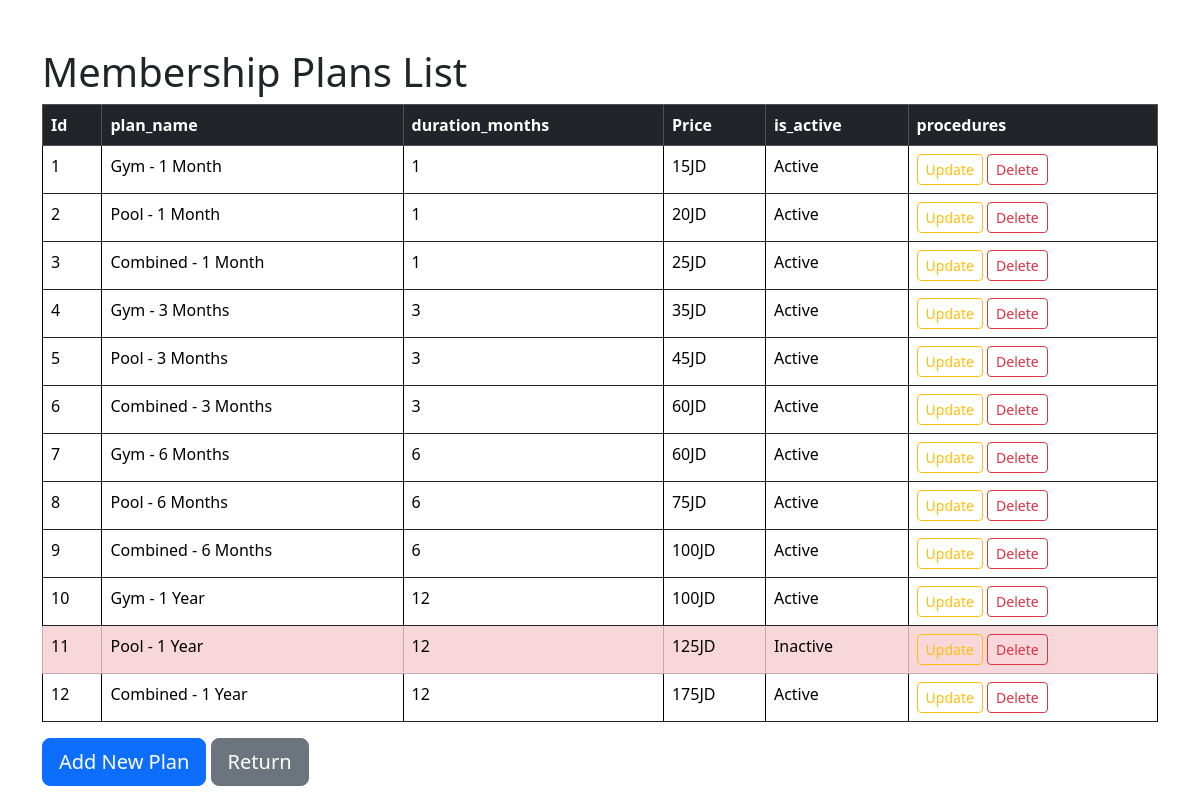
The app's page /membership_plans.php (signed in) with its own data.
### tables this page shows
CREATE TABLE IF NOT EXISTS `membership_plans` (
  `Id` int(11) NOT NULL AUTO_INCREMENT,
  `type_id` int(11) NOT NULL,
  `plan_name` varchar(50) NOT NULL,
  `duration_months` int(11) NOT NULL,
  `Price` varchar(10) NOT NULL,
  `is_active` enum('Active','Inactive') NOT NULL,
  `created_at` timestamp NULL DEFAULT current_timestamp(),
  PRIMARY KEY (`Id`),
  KEY `type_id` (`Id`),
  KEY `type_id_2` (`type_id`)
);

### membership_plans.php (the view, shortened to what this page needs)
<?php
include "database.php";
?>
<!DOCTYPE html>
<html>
<head>
<link href="https://cdn.jsdelivr.net/npm/bootstrap@5.3.8/dist/css/bootstrap.min.css" rel="stylesheet">
</head>
<body>
<div class="container mt-5">
        <h1>Membership Plans List</h1>
		 <table class="table table-bordered table-hover" style = "border: 2px;">
            <thead class="table-dark">
                <tr>
				  <th>Id</th>
				  <th>plan_name</th>
				  <th>duration_months</th>
				  <th>Price</th>
				  <th>is_active</th>
				  <th>procedures</th>
				</tr>
		</thead>
		<tbody>
		<?php
		$sql = "SELECT * FROM membership_plans";
		$result = $conn->query($sql);
		if($result->num_rows > 0) {
		while($row = $result->fetch_assoc()) {
		?>
			<tr class="<?php echo ($row['is_active'] == 'Inactive') ? 'table-danger' : ''; ?>">
			  <td><?php echo $row["Id"];?></td>
			  <td><?php echo htmlspecialchars($row['plan_name']);?></td>
			  <td><?php echo htmlspecialchars($row['duration_months']);?></td>
			  <td><?php echo htmlspecialchars($row['Price']);?></td>
			  <td><?php echo htmlspecialchars($row['is_active']); ?></td>
			  <td>
              <a href="edit_plan.php?id=<?php echo $row['Id']; ?>" class="btn btn-outline-warning btn-sm">Update</a>
              <a href="delete_plan.php?id=<?php echo $row['Id']; ?>" class="btn btn-outline-danger btn-sm" onclick="return confirm('Are you sure about deleting it?')">Delete</a>
			  </td>
			</tr>
			<?php
		}
		}
                else{
                ?>
				<tr>
                    <td colspan="10" class="text-center">No plans to display</td>
                </tr>
                <?php } ?>
            </tbody>
        </table>
		<a href="add_plan.php" class="btn btn-primary btn-lg">Add New Plan</a>
		<a href="dashboard.php" class="btn btn-secondary btn-lg">Return</a>
    </div>
</body>
</html>

### records on screen
membership_plans: Id "1", plan_name "Gym - 1 Month", duration_months "1", Price "15JD", is_active "Active"
membership_plans: Id "2", plan_name "Pool - 1 Month", duration_months "1", Price "20JD", is_active "Active"
membership_plans: Id "3", plan_name "Combined - 1 Month", duration_months "1", Price "25JD", is_active "Active"
membership_plans: Id "4", plan_name "Gym - 3 Months", duration_months "3", Price "35JD", is_active "Active"
membership_plans: Id "5", plan_name "Pool - 3 Months", duration_months "3", Price "45JD", is_active "Active"
membership_plans: Id "6", plan_name "Combined - 3 Months", duration_months "3", Price "60JD", is_active "Active"
membership_plans: Id "7", plan_name "Gym - 6 Months", duration_months "6", Price "60JD", is_active "Active"
membership_plans: Id "8", plan_name "Pool - 6 Months", duration_months "6", Price "75JD", is_active "Active"
membership_plans: Id "9", plan_name "Combined - 6 Months", duration_months "6", Price "100JD", is_active "Active"
membership_plans: Id "10", plan_name "Gym - 1 Year", duration_months "12", Price "100JD", is_active "Active"
membership_plans: Id "11", plan_name "Pool - 1 Year", duration_months "12", Price "125JD", is_active "Inactive"
membership_plans: Id "12", plan_name "Combined - 1 Year", duration_months "12", Price "175JD", is_active "Active"
